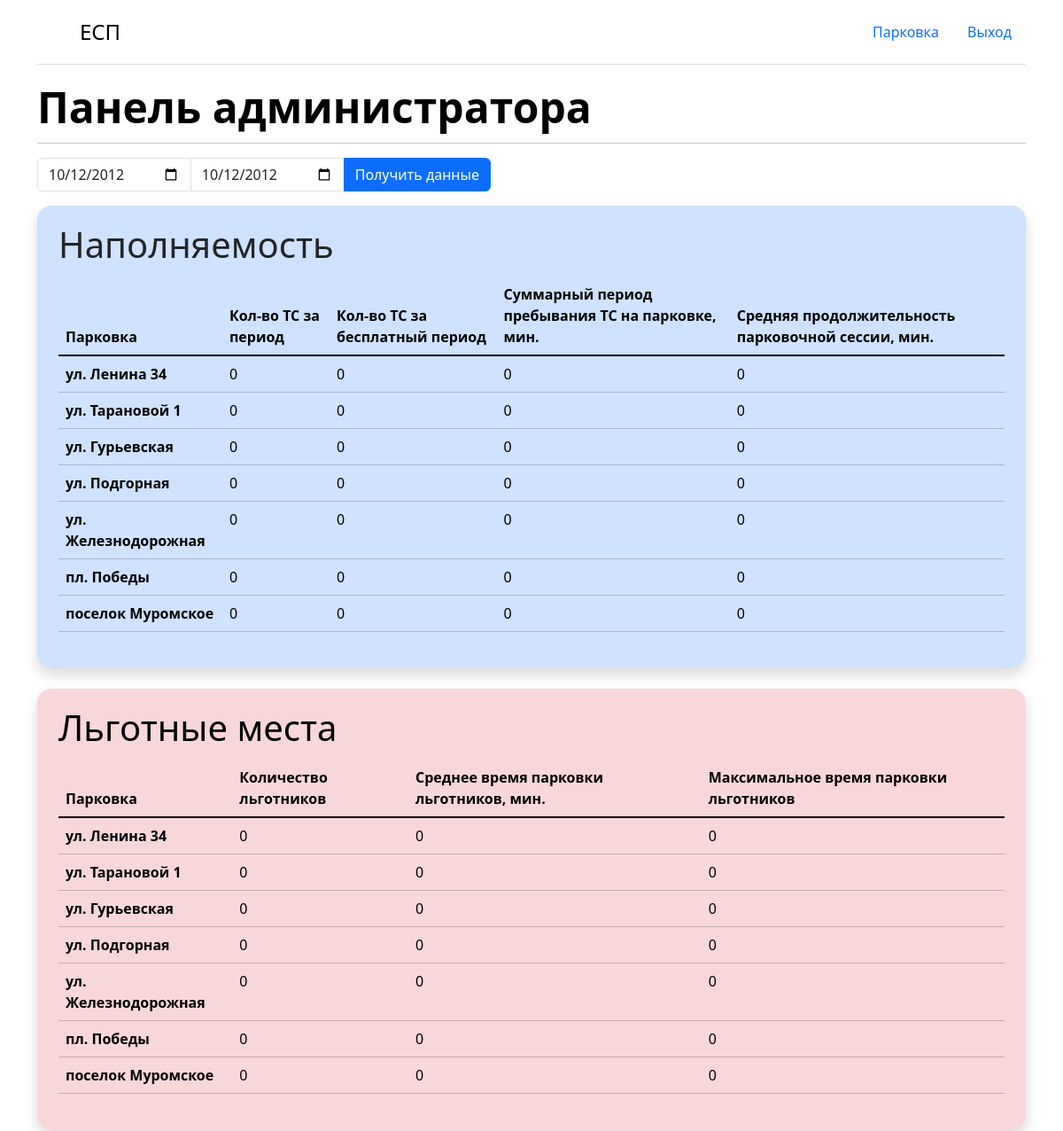
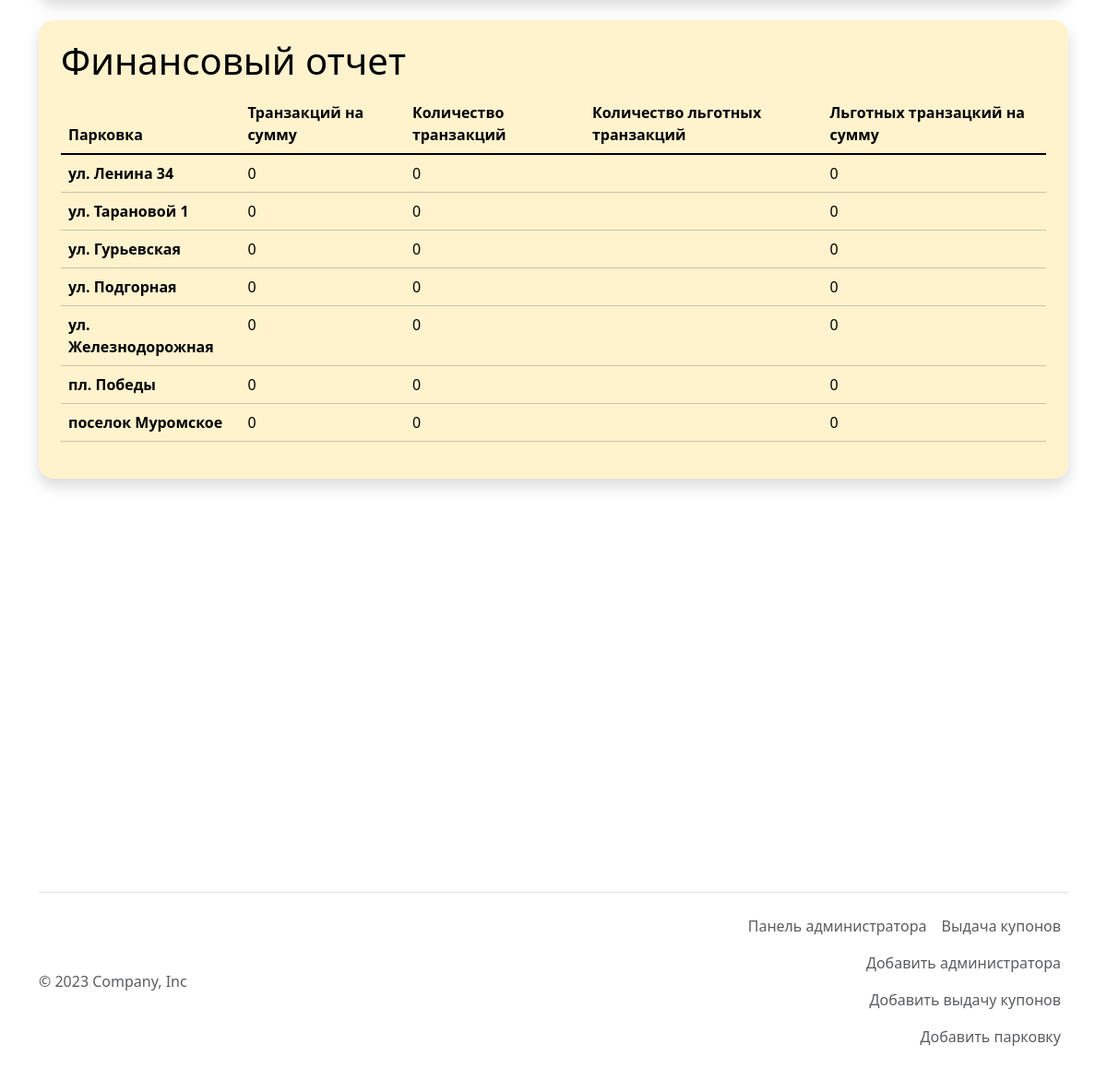
Screenshot of /panel (signed in) with the database file from the repository (2 pictures, top to bottom).
### parkingapp/models.py (models this page shows, shortened)
class Parking(models.Model):
    lattitude = models.FloatField(default=0)
    longitude = models.FloatField(default=0)
    address = models.CharField(max_length=120, default='')
    registry_nubmer = models.PositiveIntegerField(default=0)
    max_parking_spaces = models.PositiveIntegerField(default=0)
    occupied_places = models.PositiveIntegerField(default=0)
    price_per_minute = models.PositiveIntegerField(default=0)

### parkingapp/views.py (the view, shortened to what this page needs)
# urls.py: path('panel', views.panel, name='panel'),
def panel(request):
    user = request.user
    if user.rights == 2:
        parkings = Parking.objects.all()
        try:
            period_start = request.COOKIES['period_start']
            period_end = request.COOKIES['period_end']
            parks, fins = data(period_start, period_end)
        except:
            period_start = '2012-10-12'
            period_end = '2012-10-12'
            parks, fins = data(period_start, period_end)
        context = {
            'parkings': parks,
            'fins': fins,
            'start':  str(period_start)[:10],
            'end': str(period_end)[:10],
            'logged':check_logged(request)
        }
        return render(request, 'panel.html', context)
    else:
        return redirect(reverse('parkingapp:index'))

### parkingapp/views.py (called while the page is built)
def check_logged(request):
    if request.user.is_authenticated:
        return True
    return False

### parkingapp/templates/panel.html (shortened to what this page needs)
{% extends 'base.html' %}
{% block content %}
<div class="container mx-auto">
  <h1 class="display-5 lh-1 fw-bold text-body-emphasis mb-3">Панель администратора</h1>
  <hr>
  <form method="post" class="col-6" style="max-width: 512px;">
    <div class="input-group mb-3">
      <input type="date" class="form-control" value="{{ start }}" name="period_start">
    <input type="date" class="form-control" value="{{ end }}" name="period_end">
    <button type="submit" class="btn btn-primary">Получить данные</button>
    </div>
  </form>
</div>
<div class="container mx-auto row">
  <div class="col-12  p-4 shadow rounded-4 mb-4" style="overflow: scroll; background-color: #cfe2ff;">
    <h1 class="display-7 lh-1 col-6 mb-3">Наполняемость</h1>
    <table class="table table-primary">
        <thead>
          <tr>
            <th scope="col">Парковка</th>
            <th scope="col">Кол-во ТС за период</th>
            <th scope="col">Кол-во ТС за бесплатный период</th>
            <th scope="col">Суммарный период пребывания ТС на парковке, мин.</th>
            <th scope="col">Средняя продолжительность парковочной сессии, мин.</th>
          </tr>
        </thead>
        <tbody class="table-group-divider">
          {% for park in parkings %}
          <tr>
            <th scope="row">{{ park.address }}</th>
            <td>{{ park.how_much_people_used }}</td>
            <td>{{ park.people_used_free_time }}</td>
            <td>{{ park.total_time }}</td>
            <td>{{ park.session_avarage_duration }}</td>
          </tr>
          {% endfor %}
        </tbody>
    </table>
  </div>
  <div class="col-12 mx-auto p-4 shadow rounded-4 mb-4" style="overflow: hidden; background-color: #f8d7da;">
    <h1 class="display-7 lh-1 col-6 text-body-emphasis mb-3">Льготные места</h1>
    <table class="table table-danger">
        <thead>
          <tr>
            <th scope="col">Парковка</th>
            <th scope="col">Количество льготников</th>
            <th scope="col">Среднее время парковки льготников, мин.</th>
            <th scope="col">Максимальное время парковки льготников</th>
          </tr>
        </thead>
        <tbody class="table-group-divider">
          {% for park in parkings %}
          <tr>
            <th scope="row">{{ park.address }}</th>
            <td>{{ park.with_benefits }}</td>
            <td>{{ park.benefits_session_avarage_duration }}</td>
            <td>{{ park.max_benefit_session }}</td>
          </tr>
          {% endfor %}
        </tbody>
    </table>
  </div>
  <div class="col-12 p-4 shadow rounded-4 mb-4" style="overflow: hidden; background-color: #fff3cd;">
    <h1 class="display-7 lh-1 text-body-emphasis mb-3">Финансовый отчет</h1>
    <table class="table table-warning">
        <thead>
          <tr>
            <th scope="col">Парковка</th>
            <th scope="col">Транзакций на сумму</th>
            <th scope="col">Количество транзакций</th>
            <th scope="col">Количество льготных транзакций</th>
            <th scope="col">Льготных транзацкий на сумму</th>
          </tr>
        </thead>
        <tbody class="table-group-divider">
          {% for el in fins %}
          <tr>
            <th scope="row">{{ el.address }}</th>
            <td>{{ el.total_price }}</td>
            <td>{{ el.how_much_people_used }}</td>
            <td>{{ el.with_benefits }}</td>
            <td>{{ el.benefits_price }}</td>
          </tr>
          {% endfor %}
        </tbody>
    </table>
  </div>
  <div id="map" style="width:500px; height:400px"></div>
</div>
{% endblock %}

### parkingapp/templates/base.html (shortened to what this page needs)
<!DOCTYPE html>
<html lang="en">
<head>
    <link href="https://cdn.jsdelivr.net/npm/bootstrap@5.3.2/dist/css/bootstrap.min.css" rel="stylesheet">
</head>
<body>
    <div class="container">
        <header class="d-flex flex-wrap justify-content-center py-3 mb-4 border-bottom">
          <a href="esp" class="d-flex align-items-center mb-3 mb-md-0 me-md-auto link-body-emphasis text-decoration-none">
            <svg class="bi me-2" width="40" height="32"><use xlink:href="#bootstrap"></use></svg>
            <span class="fs-4">ЕСП</span>
          </a>
          <ul class="nav nav-pills">
            <li class="nav-item"><a href="index" class="nav-link {% block active_parking %}{% endblock %}" aria-current="page">Парковка</a></li>
            {% if not logged %}
            <li class="nav-item"><a href="sign" class="nav-link {% block active_sign %}{% endblock %}">Регистрация</a></li>
            <li class="nav-item"><a href="enter" class="nav-link {% block active_enter %}{% endblock %}">Вход</a></li>
            {% else %}
            <li class="nav-item"><a href="enter" class="nav-link">Выход</a></li>
            {% endif %}
          </ul>
        </header>
    </div>
    {% block content %}{% endblock %}
    <div class="container">
      <footer class="d-flex flex-wrap justify-content-between align-items-center py-3 my-4 border-top">
        <p class="col-md-4 mb-0 text-body-secondary">© 2023 Company, Inc</p>
        <a href="/" class="col-md-4 d-flex align-items-center justify-content-center mb-3 mb-md-0 me-md-auto link-body-emphasis text-decoration-none">
          <svg class="bi me-2" width="40" height="32"><use xlink:href="#bootstrap"></use></svg>
        </a>
        <ul class="nav col-md-4 justify-content-end">
          <li class="nav-item"><a href="panel" class="nav-link px-2 text-body-secondary">Панель администратора</a></li>
          <li class="nav-item"><a href="coupon" class="nav-link px-2 text-body-secondary">Выдача купонов</a></li>
          <li class="nav-item"><a href="signadmin" class="nav-link px-2 text-body-secondary">Добавить администратора</a></li>
          <li class="nav-item"><a href="signcoupon" class="nav-link px-2 text-body-secondary">Добавить выдачу купонов</a></li>
          <li class="nav-item"><a href="addparking" class="nav-link px-2 text-body-secondary">Добавить парковку</a></li>
        </ul>
      </footer>
    </div>
</body>
</html>

### rows the page displays
Parking: address "ул. Ленина 34", address "ул. Ленина 34", address "ул. Ленина 34"
Parking: address "ул. Тарановой 1", address "ул. Тарановой 1", address "ул. Тарановой 1"
Parking: address "ул. Гурьевская", address "ул. Гурьевская", address "ул. Гурьевская"
Parking: address "ул. Подгорная", address "ул. Подгорная", address "ул. Подгорная"
Parking: address "ул. Железнодорожная", address "ул. Железнодорожная", address "ул. Железнодорожная"
Parking: address "пл. Победы", address "пл. Победы", address "пл. Победы"
Parking: address "поселок Муромское", address "поселок Муромское", address "поселок Муромское"

### other values shown
{{ park.how_much_people_used }} "0" "0" "0" "0" "0" "0" "0"
{{ park.people_used_free_time }} "0" "0" "0" "0" "0" "0" "0"
{{ park.total_time }} "0" "0" "0" "0" "0" "0" "0"
{{ park.session_avarage_duration }} "0" "0" "0" "0" "0" "0" "0"
{{ park.with_benefits }} "0" "0" "0" "0" "0" "0" "0"
{{ park.benefits_session_avarage_duration }} "0" "0" "0" "0" "0" "0" "0"
{{ park.max_benefit_session }} "0" "0" "0" "0" "0" "0" "0"
{{ el.total_price }} "0" "0" "0" "0" "0" "0" "0"
{{ el.how_much_people_used }} "0" "0" "0" "0" "0" "0" "0"
{{ el.benefits_price }} "0" "0" "0" "0" "0" "0" "0"
